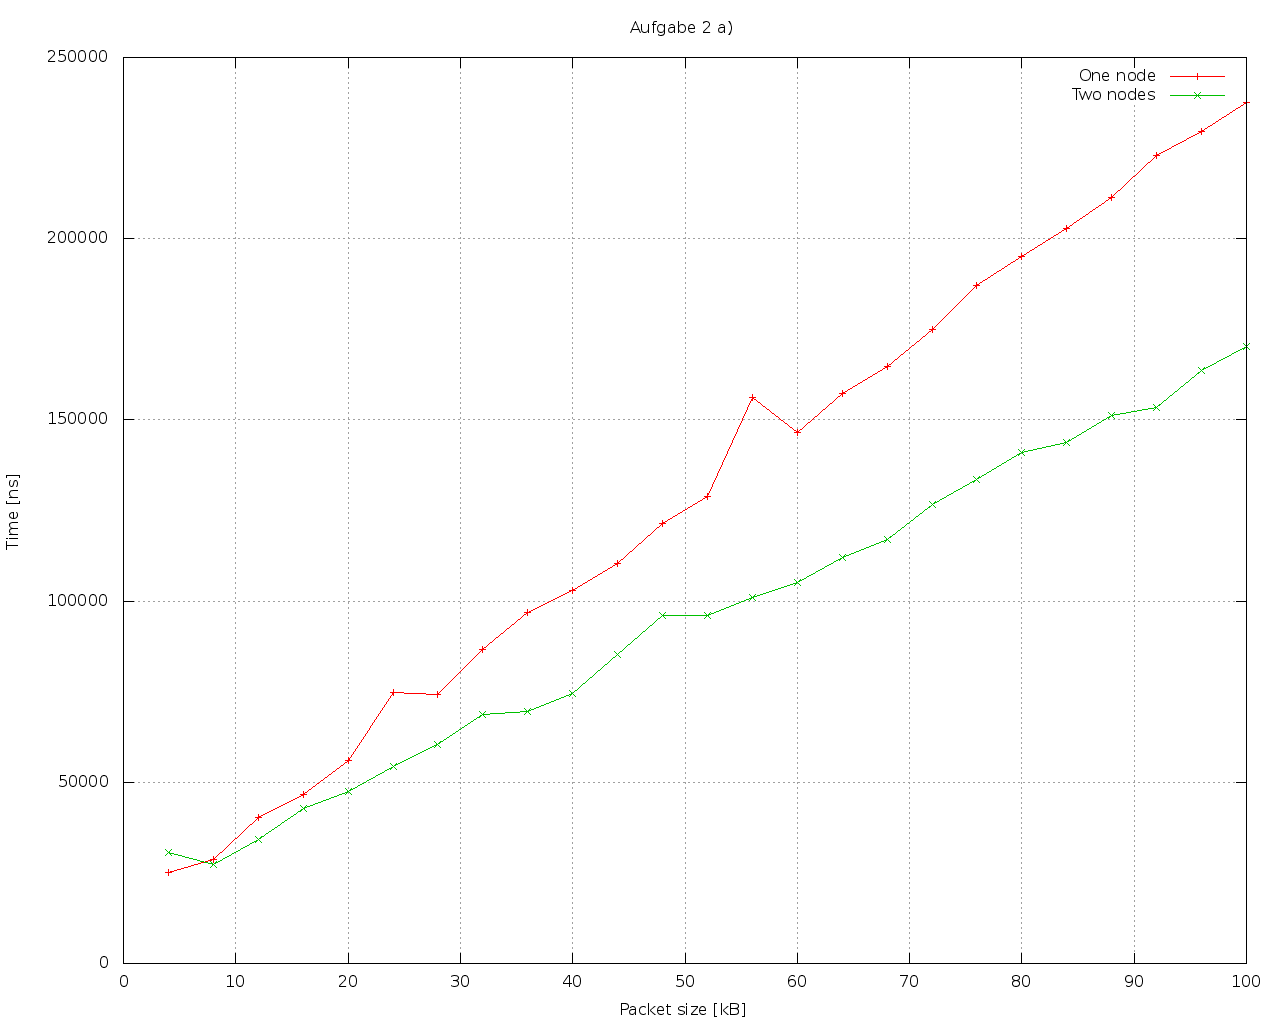

Here is the gnuplot script that generated this plot:
set terminal png size 1280,1024
set output './ex2_a.png'
set xlabel 'Packet size [kB]'
set ylabel 'Time [ns]'
set style data linespoints
set grid
set title 'Aufgabe 2 a)'
plot './ex2_a_1.csv' title 'One node', './ex2_a_2.csv' title 'Two nodes'
